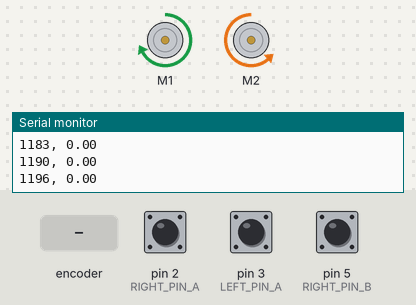
Simulated run of this sketch. Board: Arduino Uno, built with avr-gcc and run on an emulated ATmega328P. Parts: 2 × DC motor (green arrow = forward, orange = backward, longer = faster), the last lines printed to the serial monitor. The test bench sets the inputs (shaded band); at power-on: pin 2 (RIGHT_PIN_A) HIGH, pin 3 (LEFT_PIN_A) HIGH, pin 5 (RIGHT_PIN_B) LOW.

Above: at 1.7 s.
1.8 s: rotary encoder on pin 2 (RIGHT_PIN_A) / pin 11 (LEFT_PIN_B) turned 1 step (first pin leading)
At 4.9 s:
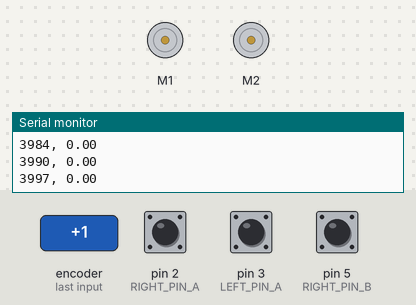
Timing chart, 0 to 6.4 s (numbered marks = the images above; inputs shaded):
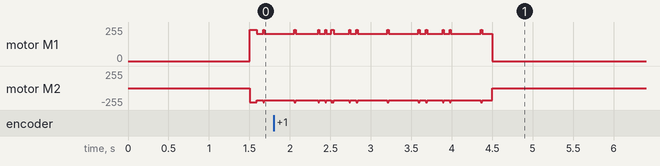

The sketch:

RotateStepResponse.ino
```cpp
/*
 * The Seedsters
 * Created by Scott Reeder
 *
 * This code implements a step response for rotation of the robot
 */

#include <DualMC33926MotorShield.h>


//\\\\\\\\\\\\\\\\\\\\\\\\\\\\\\\\\\\\\\\\\\\\\\\\\\\\\\\\\\\\\\\\\\\\\\\\\\\\\\\\\\\\
//\\\\\\\ MOTOR 1 == RIGHT MOTOR   \\\\\\\\\\  MOTOR 2 == LEFT MOTOR \\\\\\\\\\\\\\\\\
/////////////////////////////////////////////////////////////////////////////////////
DualMC33926MotorShield md;

// Pin A and pin B define the CLK and DT outputs of the encoder, respectively
#define MOTORVOLTAGE  400
const int LEFT_PIN_A = 3;
const int LEFT_PIN_B = 11;
const int RIGHT_PIN_A = 2;
const int RIGHT_PIN_B = 5;

// This program uses a state machine to track the encoder’s position
// These variables store the state
bool A_LAST_STATE = 0;
bool A_CURRENT_STATE_LEFT = 0;
bool B_CURRENT_STATE_LEFT = 0;
bool A_CURRENT_STATE_RIGHT = 0;
bool B_CURRENT_STATE_RIGHT = 0;

int index = 0;

int countLeft; // measures motor encoder counts -- unitless
int countRight;
double intError = 0; //integral error for I in PI controller -- tenths of a degree second
int prevMyTime = 0; //previous loop time marker -- milliseconds
int currMyTime = 0; //current time marker -- milliseconds
//int prev_posLeft = 0; // stores the position of the motor in the previous loop -- position in degrees
//int prev_posRight = 0; // stores the position of the motor in the previous loop -- position in degrees
int target = 0; // target position -- position in degrees
double motorVal = 0;//variable to hold the value we write to the motor -- units in degrees
double current_posLeft = 0; // current position of the motor -- position in degrees
double current_posRight = 0; // current position of the motor -- position in degrees
//time tracking variables
int Tminus1 = 0;
int T = 0;
// Proportional controller constants
const double Ki = 4.004;
const double Kp = 0.53738;
int wait = 0;
int beginTime = 0;
bool start = 1;
double velocitySetPoint = 0; // this is the desired velocity of the robot (forward)
double currentPosLeft = 0; //current position fo the left motor
double currentPosRight = 0; //current position for the right motor
double previousPosLeft = 0; //previous position for the left motor
double previousPosRight = 0; //previous position for the right motor
double currentVelocity = 0; //angular velocity of the robot
int rWheel = 74; // robot wheel radius in mm
int dRobot = 173;

void setup() {

  // Encoder pins
  pinMode(LEFT_PIN_A, INPUT);
  pinMode(LEFT_PIN_B, INPUT);
  pinMode(RIGHT_PIN_A, INPUT);
  pinMode(RIGHT_PIN_B, INPUT);

  Serial.begin(115200);

  // Setting up the interrupt handler
  // Activates whenever the CLK pin on the encoder changes voltage
  attachInterrupt(digitalPinToInterrupt(LEFT_PIN_A), LeftTick, CHANGE);
  attachInterrupt(digitalPinToInterrupt(RIGHT_PIN_A), RightTick, CHANGE);
  md.init(); //initialize  motor
  delay(500); //delay to let motor initialize
  wait = millis();
  beginTime = wait;
}

void loop() {

  if(start && ((wait-beginTime) >995)){
    velocitySetPoint = 1;
    start = 0;
    Tminus1 = wait;
  }
  else if (start)wait = millis();
  //implement PI controller
  currentPosLeft = double(countLeft)/4.44;//2.22
  currentPosRight = double(countRight)/4.44;//2.22
  T = millis();
  currentVelocity = double(rWheel)*((currentPosRight - previousPosRight)/(T-Tminus1)-(currentPosLeft - previousPosLeft)/(T-Tminus1))/double(dRobot);//be careful of divide by 0
  currentVelocity = currentVelocity; //fix some unit issue I cannot find
  intError = (velocitySetPoint-currentVelocity)*(T-Tminus1);
  motorVal = 13*((intError*Ki)+((velocitySetPoint-currentVelocity)*Kp));
  md.setM1Speed(motorVal);
  md.setM2Speed(-motorVal*.9);
  currMyTime = millis() - beginTime;
  Serial.print(currMyTime);
  Serial.print(", ");
  Serial.print(currentVelocity*4.2);
  Serial.println();

  delay(5);

  if (millis() >=3000+wait){//stop the step response
    md.setM1Speed(0);
    md.setM2Speed(0);
    while(1);
  }

  //update memory variables
  Tminus1=T;
  previousPosLeft = currentPosLeft;
  previousPosRight = currentPosRight;
}


// Encoder interrupt
void LeftTick() {

  A_CURRENT_STATE_LEFT = digitalRead(LEFT_PIN_A);//read state of signal A
  B_CURRENT_STATE_LEFT = digitalRead(LEFT_PIN_B);//read state of signal B

  if (A_CURRENT_STATE_LEFT==B_CURRENT_STATE_LEFT){ //if the signals are the same

    countLeft-=1;//subract from the count
  }
  else {//if signals are different
    countLeft+=1;//add 2 to the count
  }
}

void RightTick() {

  A_CURRENT_STATE_RIGHT = digitalRead(RIGHT_PIN_A); //read state of signal A
  B_CURRENT_STATE_RIGHT = digitalRead(RIGHT_PIN_B); //read state of signal B

  if (A_CURRENT_STATE_RIGHT==B_CURRENT_STATE_RIGHT){ //if the signals are the same

    countRight+=1;//subract from the count
  }
  else {//if signals are different
    countRight-=1;//add 2 to the count
  }
}
```
